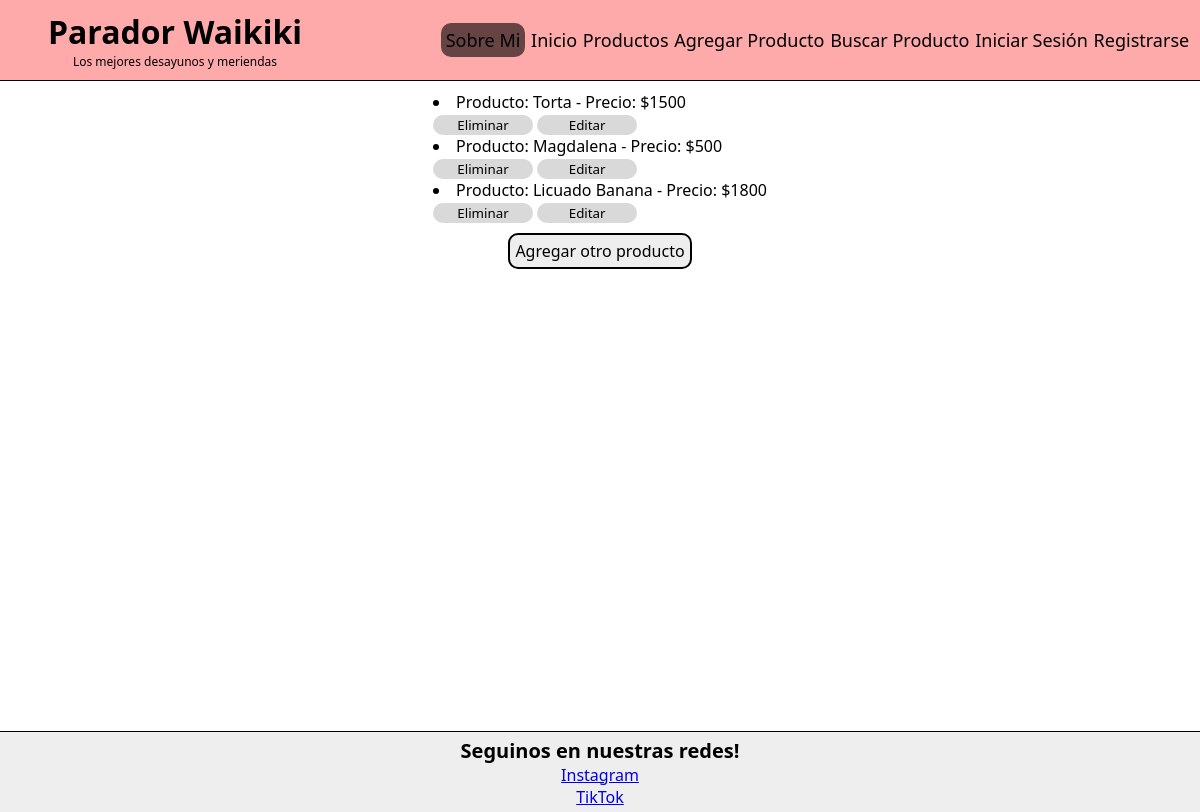
Page /Waikiki/Leer-productos/ on the earlier database version.
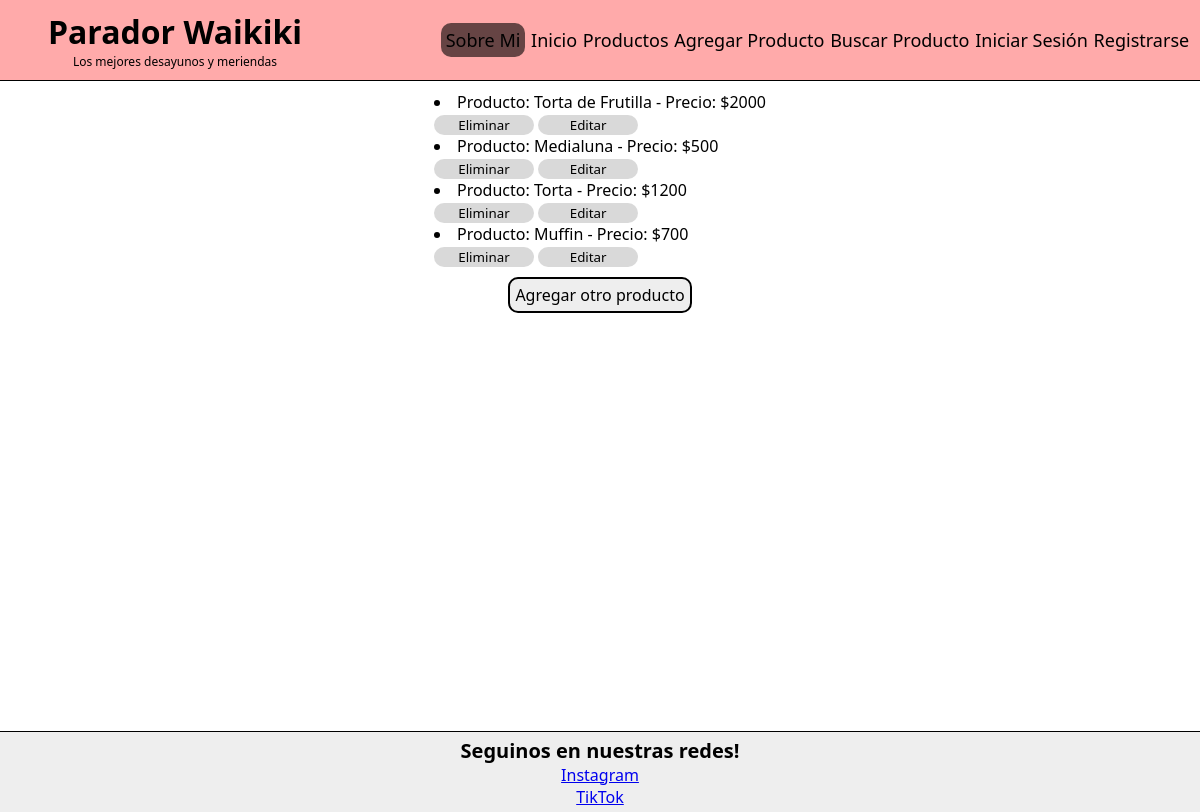
Same page on the later database version.
### WaikikiApp/models.py (models this page shows)
class Producto(models.Model):
    nombre = models.CharField( max_length=50)
    precio = models.IntegerField()
    def __str__(self):
      return f'Producto: {self.nombre} - Precio: ${self.precio}'

### WaikikiApp/views.py (the view)
# urls.py: path('Leer-productos/', ProductsListView.as_view(), name='leer-producto'),
class ProductsListView(ListView):
  model = Producto
  context_object_name = 'productos'
  template_name= 'leer_productos.html'

### WaikikiApp/templates/leer_productos.html
{% extends "padre.html" %}
{% block contenido %}
<main class='main-container'>
    <section style='margin-bottom: 10px'>
        {% for p in productos %}
        <li>{{p}}</li>
        <button class='button'>
            <a style='text-decoration:none; color:black ;' href="{% url 'eliminar-producto' p.pk %}">Eliminar</a>
        </button>
        <button class='button'>
            <a style='text-decoration:none; color:black ;' href="{% url 'editar-producto' p.pk %}">Editar</a>
        </button>
        {% endfor %}
    </section>
    <a class='a-main' href="{% url 'agg' %}"> Agregar otro producto</a>
</main>
{% endblock contenido %}

### WaikikiApp/templates/padre.html (shortened to what this page needs)
<!DOCTYPE html>
<html lang="en">
<head>
    {% load static %}
    <link href="{% static 'css/style.css' %}" rel="stylesheet" />
</head>
<body>
    <header class='header'>
    <div class='header-div'>
        <h1 class='title'>Parador Waikiki</h1>
        <p class='title-text'>Los mejores desayunos y meriendas</p>
    </div>
        <nav>
            <ul class='navigation'>
                <li class='li'>
                    <a class='a' style='background-color: #0009; border-radius:10px; padding:5px;' href="{% url 'about-me' %}"> Sobre Mi </a>
                </li>
                <li class='li'>
                    <a class='a' href="{% url 'inicio' %}">Inicio</a>
                </li>
                <li class='li'>
                    <a class='a' href="{% url 'leer-producto' %}">Productos</a>
                </li>
                <li class='li'>
                    <a class='a' href="{% url 'agg' %}">Agregar Producto</a>
                </li>
                <li class='li'>
                    <a class='a' href="{% url 'busqueda-producto' %}">Buscar Producto</a>
                </li>
                {% if not request.user.is_authenticated %}
                <li class='li'>
                    <a class='a' href="{% url 'login' %}">Iniciar Sesión</a>
                </li>
                <li class='li'>
                    <a class='a' href="{% url 'register' %}">Registrarse</a>
                </li>
                {% endif %}
            </ul>
        </nav>
    </header>
 {% block contenido %}
{% endblock contenido %}
<footer>
<p>Seguinos en nuestras redes!</p>
<a href="#">Instagram</a>
<a href="#">TikTok</a>
</footer>
</body>
</html>

### WaikikiApp/static/css/style.css (style rules this page uses)
* { margin: 0; font-family: system-ui, -apple-system, BlinkMacSystemFont, 'Segoe UI', Roboto, Oxygen, Ubuntu, Cantarell, 'Open Sans', 'Helvetica Neue', sans-serif; }
.header { display: flex; height: 10vh; justify-content: space-around; align-items: center; background-color: #faa; border-bottom: 1px solid #000; }
.title-text { font-size: 12px; }
.header-div { text-align: center; }
.navigation { display: flex; flex-direction: row; align-items: center; justify-content: space-around; width: 100%; height: 100%; font-size: large; }
.li { list-style: none; }
.a { text-decoration: none; color: black; }
.a-main { text-decoration: none; color: black; background-color: #0001; padding: 5px; border: 2px solid black; border-radius: 10px ; }
.main-container { display: flex; height: 80vh; flex-direction: column; align-items: center; justify-content: flex-start; margin-top: 10px; }
.button { width: 100px; border: 0; border-radius: 10px; background-color: rgba(128, 128, 128, 0.299); cursor: pointer; }
footer { border-top:1px solid black ; background-color: #0001; height: 10vh; display: flex; flex-direction: column; align-items: center; justify-content: center; }
footer p { font-size: 20px; font-weight: bold; }

Differences in the rows shown:
removed Producto: nombre+precio "Producto: Torta - Precio: $1500"
removed Producto: nombre+precio "Producto: Magdalena - Precio: $500"
removed Producto: nombre+precio "Producto: Licuado Banana - Precio: $1800"
added Producto: nombre+precio "Producto: Torta de Frutilla - Precio: $2000"
added Producto: nombre+precio "Producto: Medialuna - Precio: $500"
added Producto: nombre+precio "Producto: Torta - Precio: $1200"
added Producto: nombre+precio "Producto: Muffin - Precio: $700"
